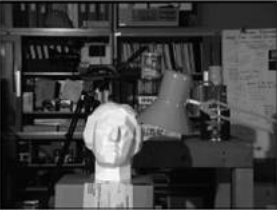
#> input picture images/Image1.png, 277 x 210 px, found by its file name
$ python assignment3.py   (Python 2 division)   (older library calls are emulated)
#> lines starting #> are read from the running program, lines starting #| are printed output that depends on the picture; after the words box and inside, x2 and y2 are one past the last pixel; in counts of white or black regions, pixels touching at a corner belong together
from __future__ import division
import math
import cv2
from random import randint
import numpy as np
from matplotlib import pyplot as plt
import os

from numpy.core.umath import absolute


def depth_map(image1, image2, window_size):
#> called with image1 = '..\\images\\image1.png', image2 = '..\\images\\image2.png', window_size = 3
    left_image = cv2.imread(image1, cv2.CV_LOAD_IMAGE_GRAYSCALE)
#> left_image is the input picture: shape (210, 277); min 0, max 253, mean 64.1
    right_image = cv2.imread(image2, cv2.CV_LOAD_IMAGE_GRAYSCALE)
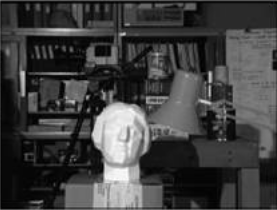
#> input picture images/Image2.png, 277 x 210 px, found by its file name
#> right_image is the input picture: shape (210, 277); min 0, max 254, mean 63.5
    final_depth_image = left_image.copy()
    border_size = window_size // 2


    bordered_left_image = cv2.copyMakeBorder(left_image, border_size, border_size, border_size, border_size,
                                             cv2.BORDER_CONSTANT, value=0)
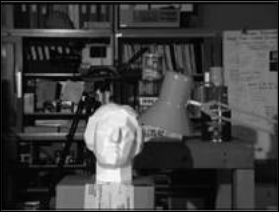
#> bordered_left_image: shape (212, 279); min 0, max 253, mean 63
    bordered_right_image = cv2.copyMakeBorder(right_image, border_size, border_size, border_size, border_size,
                                              cv2.BORDER_CONSTANT, value=0)
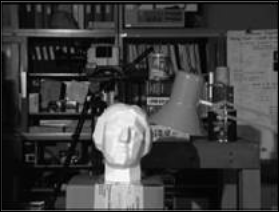
#> bordered_right_image: shape (212, 279); min 0, max 254, mean 62.4
    depth_image = bordered_left_image.copy()

    for row in xrange(border_size, bordered_left_image.shape[0] - border_size):
        for column in xrange(border_size, bordered_left_image.shape[1] - border_size):
            ssd = 0
            minimum_ssd = 999999999999999999
            corresponding_centered_row_index = 0
            corresponding_centered_column_index = 0
            for column_right in xrange(border_size, bordered_right_image.shape[1] - border_size):
                if window_size == 3:
                    ssd = (bordered_left_image[row - 1, column - 1] - bordered_right_image[row - 1, column_right - 1]) ** 2 \
                          + (bordered_left_image[row - 1, column] - bordered_right_image[row - 1, column_right]) ** 2 \
                          + (bordered_left_image[row - 1, column + 1] - bordered_right_image[row - 1, column_right + 1]) ** 2 \
                          + (bordered_left_image[row, column - 1] - bordered_right_image[row, column_right - 1]) ** 2 \
                          + (bordered_left_image[row, column] - bordered_right_image[row, column_right]) ** 2 \
                          + (bordered_left_image[row, column + 1] - bordered_right_image[row, column_right + 1]) ** 2 \
                          + (bordered_left_image[row + 1, column - 1] - bordered_right_image[row + 1, column_right - 1]) ** 2 \
                          + (bordered_left_image[row + 1, column] - bordered_right_image[row + 1, column_right]) ** 2 \
                          + (bordered_left_image[row + 1, column + 1] - bordered_right_image[row + 1, column_right + 1]) ** 2
                elif window_size == 7:
                    ssd = (bordered_left_image[row - 3, column - 3] - bordered_right_image[row - 3, column_right - 3]) ** 2 \
                          + (bordered_left_image[row - 3, column - 2] - bordered_right_image[row - 3, column_right - 2]) ** 2 \
                          + (bordered_left_image[row - 3, column - 1] - bordered_right_image[row - 3, column_right - 1]) ** 2 \
                          + (bordered_left_image[row - 3, column] - bordered_right_image[row - 3, column_right]) ** 2 \
                          + (bordered_left_image[row - 3, column + 1] - bordered_right_image[row - 3, column_right + 1]) ** 2 \
                          + (bordered_left_image[row - 3, column + 2] - bordered_right_image[row - 3, column_right + 2]) ** 2 \
                          + (bordered_left_image[row - 3, column + 3] - bordered_right_image[row - 3, column_right + 3]) ** 2 \
                          + (bordered_left_image[row - 2, column - 3] - bordered_right_image[row - 2, column_right - 3]) ** 2 \
                          + (bordered_left_image[row - 2, column - 2] - bordered_right_image[row - 2, column_right - 2]) ** 2 \
                          + (bordered_left_image[row - 2, column - 1] - bordered_right_image[row - 2, column_right - 1]) ** 2 \
                          + (bordered_left_image[row - 2, column] - bordered_right_image[row - 2, column_right]) ** 2 \
                          + (bordered_left_image[row - 2, column + 1] - bordered_right_image[row - 2, column_right + 1]) ** 2 \
                          + (bordered_left_image[row - 2, column + 2] - bordered_right_image[row - 2, column_right + 2]) ** 2 \
                          + (bordered_left_image[row - 2, column + 3] - bordered_right_image[row - 2, column_right + 3]) ** 2 \
                          + (bordered_left_image[row - 1, column - 3] - bordered_right_image[row - 1, column_right - 3]) ** 2 \
                          + (bordered_left_image[row - 1, column - 2] - bordered_right_image[row - 1, column_right - 2]) ** 2 \
                          + (bordered_left_image[row - 1, column - 1] - bordered_right_image[row - 1, column_right - 1]) ** 2 \
                          + (bordered_left_image[row - 1, column] - bordered_right_image[row - 1, column_right]) ** 2 \
                          + (bordered_left_image[row - 1, column + 1] - bordered_right_image[row - 1, column_right + 1]) ** 2 \
                          + (bordered_left_image[row - 1, column + 2] - bordered_right_image[row - 1, column_right + 2]) ** 2 \
                          + (bordered_left_image[row - 1, column + 3] - bordered_right_image[row - 1, column_right + 3]) ** 2 \
                          + (bordered_left_image[row, column - 3] - bordered_right_image[row, column_right - 3]) ** 2 \
                          + (bordered_left_image[row, column - 2] - bordered_right_image[row, column_right - 2]) ** 2 \
                          + (bordered_left_image[row, column - 1] - bordered_right_image[row, column_right - 1]) ** 2 \
                          + (bordered_left_image[row, column] - bordered_right_image[row, column_right]) ** 2 \
                          + (bordered_left_image[row, column + 1] - bordered_right_image[row, column_right + 1]) ** 2 \
                          + (bordered_left_image[row, column + 2] - bordered_right_image[row, column_right + 2]) ** 2 \
                          + (bordered_left_image[row, column + 3] - bordered_right_image[row, column_right + 3]) ** 2 \
                          + (bordered_left_image[row + 1, column - 3] - bordered_right_image[row + 1, column_right - 3]) ** 2 \
                          + (bordered_left_image[row + 1, column - 2] - bordered_right_image[row + 1, column_right - 2]) ** 2 \
                          + (bordered_left_image[row + 1, column - 1] - bordered_right_image[row + 1, column_right - 1]) ** 2 \
                          + (bordered_left_image[row + 1, column] - bordered_right_image[row + 1, column_right]) ** 2 \
                          + (bordered_left_image[row + 1, column + 1] - bordered_right_image[row + 1, column_right + 1]) ** 2 \
                          + (bordered_left_image[row + 1, column + 2] - bordered_right_image[row + 1, column_right + 2]) ** 2 \
                          + (bordered_left_image[row + 1, column + 3] - bordered_right_image[row + 1, column_right + 3]) ** 2 \
                          + (bordered_left_image[row + 2, column - 3] - bordered_right_image[row + 2, column_right - 3]) ** 2 \
                          + (bordered_left_image[row + 2, column - 2] - bordered_right_image[row + 2, column_right - 2]) ** 2 \
                          + (bordered_left_image[row + 2, column - 1] - bordered_right_image[row + 2, column_right - 1]) ** 2 \
                          + (bordered_left_image[row + 2, column] - bordered_right_image[row + 2, column_right]) ** 2 \
                          + (bordered_left_image[row + 2, column + 1] - bordered_right_image[row + 2, column_right + 1]) ** 2 \
                          + (bordered_left_image[row + 2, column + 2] - bordered_right_image[row + 2, column_right + 2]) ** 2 \
                          + (bordered_left_image[row + 2, column + 3] - bordered_right_image[row + 2, column_right + 3]) ** 2 \
                          + (bordered_left_image[row + 3, column - 3] - bordered_right_image[row + 3, column_right - 3]) ** 2 \
                          + (bordered_left_image[row + 3, column - 2] - bordered_right_image[row + 3, column_right - 2]) ** 2 \
                          + (bordered_left_image[row + 3, column - 1] - bordered_right_image[row + 3, column_right - 1]) ** 2 \
                          + (bordered_left_image[row + 3, column] - bordered_right_image[row + 3, column_right]) ** 2 \
                          + (bordered_left_image[row + 3, column + 1] - bordered_right_image[row + 3, column_right + 1]) ** 2 \
                          + (bordered_left_image[row + 3, column + 2] - bordered_right_image[row + 3, column_right + 2]) ** 2 \
                          + (bordered_left_image[row + 3, column + 3] - bordered_right_image[row + 3, column_right + 3]) ** 2
                else:
                    print "Sorry, only window sizes of 3 or 7 are supported"
                if ssd < minimum_ssd:
                    minimum_ssd = ssd
                    corresponding_centered_row_index = row
                    corresponding_centered_column_index = column_right
            disparity = corresponding_centered_column_index - column
            if disparity != 0:
                depth = 1 - (1//disparity)
                # [4 lines of commented-out code are left out]
            else:
                depth = 0

            depth_image[row, column] = depth
            final_depth_image[row - 3, column - 3] = depth
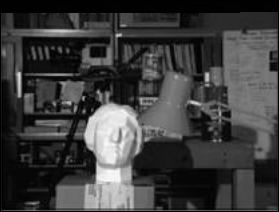
#> depth_image: shape (212, 279); 5.55% of pixels changed, all inside (x1, y1, x2, y2) = (1, 1, 278, 13)
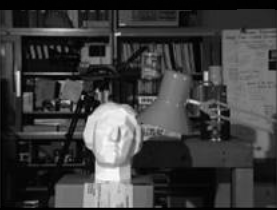
#> final_depth_image: shape (210, 277); 5.64% of pixels changed, all inside (x1, y1, x2, y2) = (0, 0, 277, 210)
    return final_depth_image
    # [4 lines of commented-out code are left out]


def median_filter_9(image):
    output_image = image.copy()
    bordered_input = cv2.copyMakeBorder(image, 4, 4, 4, 4,
                                             cv2.BORDER_CONSTANT, value=0)

    for row in xrange(4, bordered_input.shape[0] - 4):
        for column in xrange(4, bordered_input.shape[1] - 4):
            median_sorting_list = []
            for row_window in xrange(row - 4, row + 4):
                for column_window in xrange(column - 4, column + 4):
                    median_sorting_list.append(bordered_input[row_window, column_window])

            median_sorting_list.sort()
            output_image[row - 4, column - 4] = median_sorting_list[40]

    return output_image

image1 = "..\\images\\image1.png"
image2 = "..\\images\\image2.png"

#> (the run stopped early here; a loop or call above may not have finished)
